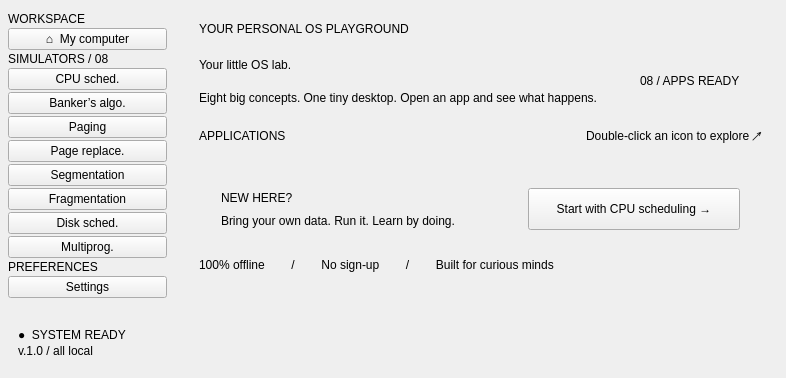
<?xml version="1.0" encoding="UTF-8"?>
<ui version="4.0">
 <class>Form</class>
 <widget class="QWidget" name="page">
   <layout class="QHBoxLayout" name="layout53" stretch="0,1">
     <property name="leftMargin"><number>0</number></property>
     <property name="topMargin"><number>0</number></property>
     <property name="rightMargin"><number>0</number></property>
     <property name="bottomMargin"><number>0</number></property>
     <property name="spacing"><number>0</number></property>
     <item>
       <widget class="QFrame" name="sidebar">
         <property name="minimumSize"><size><width>175</width><height>0</height></size></property>
         <property name="maximumSize"><size><width>175</width><height>16777215</height></size></property>
         <property name="card" stdset="0"><string>side</string></property>
         <layout class="QVBoxLayout" name="layout54">
           <property name="leftMargin"><number>8</number></property>
           <property name="topMargin"><number>12</number></property>
           <property name="rightMargin"><number>8</number></property>
           <property name="bottomMargin"><number>12</number></property>
           <property name="spacing"><number>2</number></property>
           <item>
             <widget class="QLabel" name="lblWs">
               <property name="text"><string>WORKSPACE</string></property>
               <property name="wordWrap"><bool>false</bool></property>
               <property name="kind" stdset="0"><string>eyebrow</string></property>
             </widget>
           </item>
           <item>
             <widget class="QPushButton" name="navHome">
               <property name="text"><string>⌂  My computer</string></property>
               <property name="checkable"><bool>true</bool></property>
               <property name="role" stdset="0"><string>nav</string></property>
             </widget>
           </item>
           <item>
             <widget class="QLabel" name="lblSims">
               <property name="text"><string>SIMULATORS / 08</string></property>
               <property name="wordWrap"><bool>false</bool></property>
               <property name="kind" stdset="0"><string>eyebrow</string></property>
               <property name="gap" stdset="0"><string>1</string></property>
             </widget>
           </item>
           <item>
             <widget class="QPushButton" name="nav0">
               <property name="text"><string>CPU sched.</string></property>
               <property name="checkable"><bool>true</bool></property>
               <property name="role" stdset="0"><string>nav</string></property>
             </widget>
           </item>
           <item>
             <widget class="QPushButton" name="nav1">
               <property name="text"><string>Banker’s algo.</string></property>
               <property name="checkable"><bool>true</bool></property>
               <property name="role" stdset="0"><string>nav</string></property>
             </widget>
           </item>
           <item>
             <widget class="QPushButton" name="nav2">
               <property name="text"><string>Paging</string></property>
               <property name="checkable"><bool>true</bool></property>
               <property name="role" stdset="0"><string>nav</string></property>
             </widget>
           </item>
           <item>
             <widget class="QPushButton" name="nav3">
               <property name="text"><string>Page replace.</string></property>
               <property name="checkable"><bool>true</bool></property>
               <property name="role" stdset="0"><string>nav</string></property>
             </widget>
           </item>
           <item>
             <widget class="QPushButton" name="nav4">
               <property name="text"><string>Segmentation</string></property>
               <property name="checkable"><bool>true</bool></property>
               <property name="role" stdset="0"><string>nav</string></property>
             </widget>
           </item>
           <item>
             <widget class="QPushButton" name="nav5">
               <property name="text"><string>Fragmentation</string></property>
               <property name="checkable"><bool>true</bool></property>
               <property name="role" stdset="0"><string>nav</string></property>
             </widget>
           </item>
           <item>
             <widget class="QPushButton" name="nav6">
               <property name="text"><string>Disk sched.</string></property>
               <property name="checkable"><bool>true</bool></property>
               <property name="role" stdset="0"><string>nav</string></property>
             </widget>
           </item>
           <item>
             <widget class="QPushButton" name="nav7">
               <property name="text"><string>Multiprog.</string></property>
               <property name="checkable"><bool>true</bool></property>
               <property name="role" stdset="0"><string>nav</string></property>
             </widget>
           </item>
           <item>
             <widget class="QLabel" name="lblPrefs">
               <property name="text"><string>PREFERENCES</string></property>
               <property name="wordWrap"><bool>false</bool></property>
               <property name="kind" stdset="0"><string>eyebrow</string></property>
               <property name="gap" stdset="0"><string>1</string></property>
             </widget>
           </item>
           <item>
             <widget class="QPushButton" name="navSettings">
               <property name="text"><string>Settings</string></property>
               <property name="checkable"><bool>true</bool></property>
               <property name="role" stdset="0"><string>nav</string></property>
             </widget>
           </item>
           <item>
             <spacer name="spacer52"><property name="orientation"><enum>Qt::Vertical</enum></property><property name="sizeHint" stdset="0"><size><width>20</width><height>20</height></size></property></spacer>
           </item>
           <item>
             <widget class="QFrame" name="sysReady">
               <property name="card" stdset="0"><string>plain</string></property>
               <layout class="QVBoxLayout" name="layout55">
                 <property name="leftMargin"><number>10</number></property>
                 <property name="topMargin"><number>8</number></property>
                 <property name="rightMargin"><number>10</number></property>
                 <property name="bottomMargin"><number>8</number></property>
                 <property name="spacing"><number>2</number></property>
                 <item>
                   <widget class="QLabel" name="lblSys">
                     <property name="text"><string>●  SYSTEM READY</string></property>
                     <property name="wordWrap"><bool>false</bool></property>
                     <property name="kind" stdset="0"><string>mono</string></property>
                   </widget>
                 </item>
                 <item>
                   <widget class="QLabel" name="lblVer">
                     <property name="text"><string>v.1.0 / all local</string></property>
                     <property name="wordWrap"><bool>false</bool></property>
                     <property name="kind" stdset="0"><string>eyebrow</string></property>
                   </widget>
                 </item>
               </layout>
             </widget>
           </item>
         </layout>
       </widget>
     </item>
     <item>
       <widget class="QWidget" name="content">
         <layout class="QVBoxLayout" name="layout56">
           <property name="leftMargin"><number>24</number></property>
           <property name="topMargin"><number>22</number></property>
           <property name="rightMargin"><number>24</number></property>
           <property name="bottomMargin"><number>6</number></property>
           <property name="spacing"><number>14</number></property>
           <item>
             <widget class="QLabel" name="lblEyebrow">
               <property name="text"><string>YOUR PERSONAL OS PLAYGROUND</string></property>
               <property name="wordWrap"><bool>false</bool></property>
               <property name="kind" stdset="0"><string>eyebrow</string></property>
             </widget>
           </item>
           <item>
             <widget class="QWidget" name="heroRow">
               <layout class="QHBoxLayout" name="layout57">
                 <property name="leftMargin"><number>0</number></property>
                 <property name="topMargin"><number>0</number></property>
                 <property name="rightMargin"><number>0</number></property>
                 <property name="bottomMargin"><number>0</number></property>
                 <property name="spacing"><number>0</number></property>
                 <item>
                   <widget class="QWidget" name="heroText">
                     <layout class="QVBoxLayout" name="layout58">
                       <property name="leftMargin"><number>0</number></property>
                       <property name="topMargin"><number>0</number></property>
                       <property name="rightMargin"><number>0</number></property>
                       <property name="bottomMargin"><number>0</number></property>
                       <property name="spacing"><number>4</number></property>
                       <item>
                         <widget class="QLabel" name="lblHero">
                           <property name="text"><string>Your little OS lab.</string></property>
                           <property name="wordWrap"><bool>false</bool></property>
                           <property name="kind" stdset="0"><string>hero</string></property>
                         </widget>
                       </item>
                       <item>
                         <widget class="QLabel" name="lblHeroSub">
                           <property name="text"><string>Eight big concepts. One tiny desktop. Open an app and see what happens.</string></property>
                           <property name="wordWrap"><bool>false</bool></property>
                           <property name="kind" stdset="0"><string>muted</string></property>
                         </widget>
                       </item>
                     </layout>
                   </widget>
                 </item>
                 <item>
                   <spacer name="spacer48"><property name="orientation"><enum>Qt::Horizontal</enum></property><property name="sizeHint" stdset="0"><size><width>20</width><height>20</height></size></property></spacer>
                 </item>
                 <item>
                   <widget class="QFrame" name="badgeReady">
                     <property name="minimumSize"><size><width>0</width><height>62</height></size></property>
                     <property name="maximumSize"><size><width>16777215</width><height>62</height></size></property>
                     <property name="card" stdset="0"><string>accent</string></property>
                     <layout class="QVBoxLayout" name="layout59">
                       <property name="leftMargin"><number>22</number></property>
                       <property name="topMargin"><number>16</number></property>
                       <property name="rightMargin"><number>22</number></property>
                       <property name="bottomMargin"><number>16</number></property>
                       <property name="spacing"><number>6</number></property>
                       <item>
                         <widget class="QLabel" name="lblReady">
                           <property name="text"><string>08 / APPS READY</string></property>
                           <property name="wordWrap"><bool>false</bool></property>
                           <property name="kind" stdset="0"><string>mono</string></property>
                         </widget>
                       </item>
                     </layout>
                   </widget>
                 </item>
               </layout>
             </widget>
           </item>
           <item>
             <widget class="QWidget" name="appsHdr">
               <layout class="QHBoxLayout" name="layout60">
                 <property name="leftMargin"><number>0</number></property>
                 <property name="topMargin"><number>0</number></property>
                 <property name="rightMargin"><number>0</number></property>
                 <property name="bottomMargin"><number>0</number></property>
                 <property name="spacing"><number>6</number></property>
                 <item>
                   <widget class="QLabel" name="lblApps">
                     <property name="text"><string>APPLICATIONS</string></property>
                     <property name="wordWrap"><bool>false</bool></property>
                     <property name="kind" stdset="0"><string>eyebrow</string></property>
                   </widget>
                 </item>
                 <item>
                   <spacer name="spacer49"><property name="orientation"><enum>Qt::Horizontal</enum></property><property name="sizeHint" stdset="0"><size><width>20</width><height>20</height></size></property></spacer>
                 </item>
                 <item>
                   <widget class="QLabel" name="lblHint">
                     <property name="text"><string>Double-click an icon to explore ↗</string></property>
                     <property name="wordWrap"><bool>false</bool></property>
                     <property name="kind" stdset="0"><string>eyebrow</string></property>
                   </widget>
                 </item>
               </layout>
             </widget>
           </item>
           <item>
             <widget class="QWidget" name="gridHost">
               <layout class="QGridLayout" name="layout61">
                 <property name="leftMargin"><number>0</number></property>
                 <property name="topMargin"><number>0</number></property>
                 <property name="rightMargin"><number>0</number></property>
                 <property name="bottomMargin"><number>0</number></property>
                 <property name="spacing"><number>12</number></property>
               </layout>
             </widget>
           </item>
           <item>
             <widget class="QFrame" name="newHere">
               <property name="card" stdset="0"><string>plain</string></property>
               <layout class="QHBoxLayout" name="layout62">
                 <property name="leftMargin"><number>22</number></property>
                 <property name="topMargin"><number>14</number></property>
                 <property name="rightMargin"><number>22</number></property>
                 <property name="bottomMargin"><number>14</number></property>
                 <property name="spacing"><number>6</number></property>
                 <item>
                   <widget class="QWidget" name="newText">
                     <layout class="QVBoxLayout" name="layout63">
                       <property name="leftMargin"><number>0</number></property>
                       <property name="topMargin"><number>0</number></property>
                       <property name="rightMargin"><number>0</number></property>
                       <property name="bottomMargin"><number>0</number></property>
                       <property name="spacing"><number>4</number></property>
                       <item>
                         <widget class="QLabel" name="lblNew">
                           <property name="text"><string>NEW HERE?</string></property>
                           <property name="wordWrap"><bool>false</bool></property>
                           <property name="kind" stdset="0"><string>eyebrow</string></property>
                         </widget>
                       </item>
                       <item>
                         <widget class="QLabel" name="lblNewTitle">
                           <property name="text"><string>Bring your own data. Run it. Learn by doing.</string></property>
                           <property name="wordWrap"><bool>false</bool></property>
                           <property name="kind" stdset="0"><string>h2</string></property>
                         </widget>
                       </item>
                     </layout>
                   </widget>
                 </item>
                 <item>
                   <spacer name="spacer50"><property name="orientation"><enum>Qt::Horizontal</enum></property><property name="sizeHint" stdset="0"><size><width>20</width><height>20</height></size></property></spacer>
                 </item>
                 <item>
                   <widget class="QPushButton" name="btnStart">
                     <property name="text"><string>Start with CPU scheduling →</string></property>
                     <property name="minimumSize"><size><width>212</width><height>42</height></size></property>
                     <property name="maximumSize"><size><width>212</width><height>42</height></size></property>
                     <property name="role" stdset="0"><string>primary</string></property>
                   </widget>
                 </item>
               </layout>
             </widget>
           </item>
           <item>
             <widget class="QLabel" name="lblFooter">
               <property name="text"><string>100% offline        /        No sign-up        /        Built for curious minds</string></property>
               <property name="wordWrap"><bool>false</bool></property>
               <property name="kind" stdset="0"><string>eyebrow</string></property>
             </widget>
           </item>
           <item>
             <spacer name="spacer51"><property name="orientation"><enum>Qt::Vertical</enum></property><property name="sizeHint" stdset="0"><size><width>20</width><height>20</height></size></property></spacer>
           </item>
         </layout>
       </widget>
     </item>
   </layout>
 </widget>
 <resources/>
 <connections/>
</ui>
